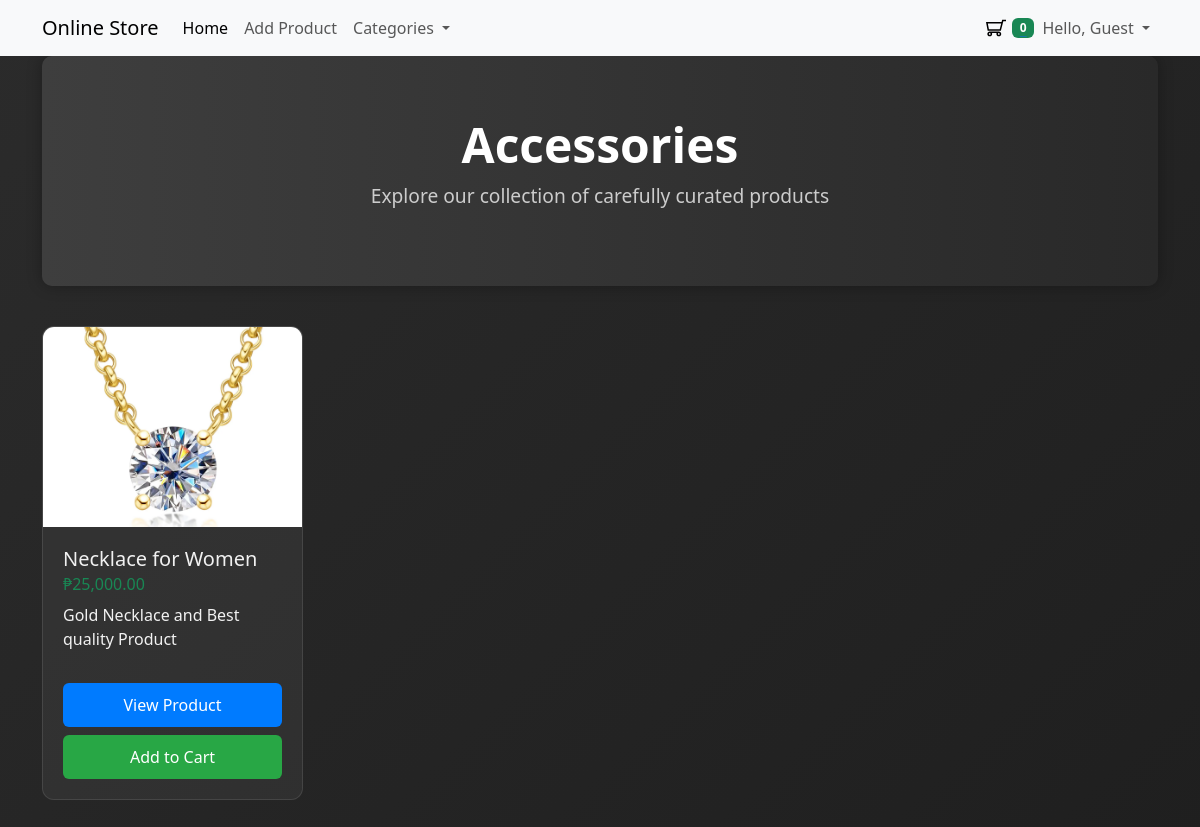
The page /category.php?name=Accessories on the database its author committed.
### tables this page shows
CREATE TABLE `products` (
  `id` int(11) NOT NULL,
  `category_id` int(11) NOT NULL,
  `name` varchar(255) NOT NULL,
  `description` text DEFAULT NULL,
  `price` decimal(10,2) NOT NULL,
  `slug` varchar(255) NOT NULL,
  `image_path` varchar(255) DEFAULT NULL,
  `created_at` timestamp NOT NULL DEFAULT current_timestamp(),
  `updated_at` timestamp NOT NULL DEFAULT current_timestamp() ON UPDATE current_timestamp()
);

### app/includes/database.php (called while the page is built, shortened)
<?php
class Database {
    private $host = "localhost";
    private $db_name = "ecommerce-website";
    private $username = "root";
    private $password = "";
    protected $conn;
    public function __construct() {
        try {
            $this->conn = new \PDO("mysql:host=" . $this->host . ";dbname=" . $this->db_name, $this->username, $this->password);
            $this->conn->setAttribute(\PDO::ATTR_ERRMODE, \PDO::ERRMODE_EXCEPTION);
        } catch (\PDOException $e) {
            die("Connection failed: " . $e->getMessage());
        }
    }
    public function getConnection() {
        return $this->conn;
    }
}

### app/models/Product.php (called while the page is built, shortened)
<?php
class Product extends Database
{
    private $db;
    public function __construct()
    {
        $this->db = $this->getConnection();
    }
    public function getByCategory($category_name)
    {
        $sql = "SELECT products.id, products.name, products.price, products.description, products.image_path FROM products JOIN product_categories ON products.category_id = product_categories.id WHERE product_categories.name = :category_name";
        $stmt = $this->db->prepare($sql);
        $stmt->execute([
            'category_name' => $category_name
        ]);
        return $stmt->fetchAll(\PDO::FETCH_ASSOC);
    }
}

### app/models/Category.php (called while the page is built, shortened)
<?php
class Category extends Database
{
    private $db;
    public function __construct()
    {
        $this->db = $this->getConnection();
    }
    public function getAll()
    {
        $sql = "SELECT * FROM product_categories";
        $stmt = $this->db->prepare($sql);
        $stmt->execute();
        return $stmt->fetchAll(\PDO::FETCH_ASSOC);
    }
}

### helpers/functions.php (called while the page is built, shortened)
<?php
function template($path) {
    include 'templates/' . $path;
}

### category.php (the view, shortened to what this page needs)
<?php include 'helpers/functions.php'; ?>
<?php template('header.php'); ?>
<?php
$products = new Product();
$category = $_GET['name'] ?? 'Unknown Category';
$amounLocale = 'en_PH';
$pesoFormatter = new NumberFormatter($amounLocale, NumberFormatter::CURRENCY);
?>
<div class="container">
    <div class="category-banner">
        <h1><?php echo htmlspecialchars($category); ?></h1>
        <p>Explore our collection of carefully curated products</p>
    </div>
</div>
<div class="container mb-5">
    <div class="row g-4">
        <?php foreach ($products->getByCategory($category) as $product): ?>
            <div class="col-sm-6 col-md-4 col-lg-3">
                <div class="card h-100">
                    <img src="<?php echo htmlspecialchars($product['image_path']); ?>" class="card-img-top" alt="<?php echo htmlspecialchars($product['name']); ?>">
                    <div class="card-body d-flex flex-column">
                        <h5 class="card-title"><?php echo htmlspecialchars($product['name']); ?></h5>
                        <h6 class="card-subtitle mb-2 text-success">
                            <?php echo $pesoFormatter->formatCurrency($product['price'], 'PHP'); ?>
                        </h6>
                        <p class="card-text flex-grow-1"><?php echo htmlspecialchars($product['description']); ?></p>
                        <div class="d-grid gap-2 mt-3">
                            <a href="product.php?id=<?php echo $product['id']; ?>" class="btn btn-primary">View Product</a>
                            <a href="cart.php?product_id=<?php echo $product['id']; ?>" class="btn btn-success">Add to Cart</a>
                        </div>
                    </div>
                </div>
            </div>
        <?php endforeach; ?>
    </div>
</div>

### assets/css/styles.css (style rules this page uses)
.store-body { background-color: #e2e2e2 }

### category.php (style rules this page uses)
body { background: linear-gradient(135deg, #2b2b2b, #1f1f1f); color: #f0f0f0; }
.category-banner { background: linear-gradient(to right, #3e3e3e, #292929); padding: 60px 20px; border-radius: 10px; text-align: center; margin-bottom: 40px; box-shadow: 0 0 15px rgba(0, 0, 0, 0.3); }
.category-banner h1 { font-size: 3rem; font-weight: bold; color: #ffffff; }
.category-banner p { color: #cccccc; font-size: 1.2rem; }
.card { background-color: rgba(255, 255, 255, 0.05); border: 1px solid rgba(255, 255, 255, 0.1); border-radius: 12px; transition: transform 0.3s ease, box-shadow 0.3s ease; overflow: hidden; }
.card-img-top { height: 200px; object-fit: cover; }
.card-title, .card-text, .card-subtitle { color: #f1f1f1; }
.btn-primary, .btn-success { border: none; padding: 10px; }
.btn-primary { background-color: #007bff; }
.btn-success { background-color: #28a745; }
.card-body { padding: 20px; }

### rows shown on the page
products: image_path (picture), name "Necklace for Women", price "₱25,000.00", description "Gold Necklace and Best quality Product"

### other values the page prints
countCart() "0"
$category "Accessories"
